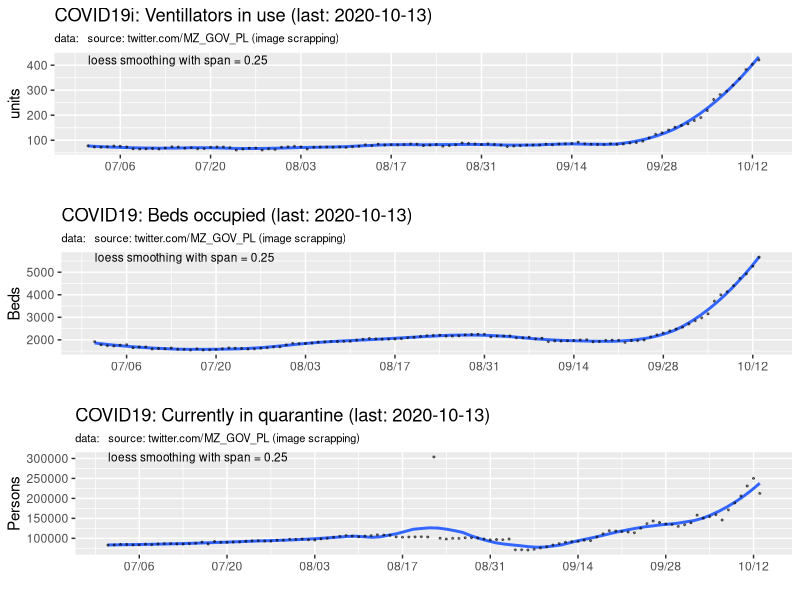

Write R code to recreate this figure.
## Problem dane są w 2 plikach csv
## należy je połączyć i wydrukować jako wykres liniowy
library("dplyr")
library("ggplot2")
library("scales")
library("ggpubr")

spanV <- 0.25
labTxt <- "loess smoothing with span = 0.25"
note <- "data:   source: twitter.com/MZ_GOV_PL (image scrapping)"

d <- read.csv("MZ_units_beds.csv", sep = ';',  header=T, na.string="NA");

last.obs <- last (d$date)
first.obs <- first (d$date)
fstDay <- as.Date(first.obs)

maxUU <- max(d$units)
p1 <- ggplot(d, aes(x= as.Date(date, format="%Y-%m-%d"), y=units )) + 
 geom_smooth(method="loess", se=F, span=spanV) +
 geom_point(size=.4, alpha=.5) +
 xlab(label="") +
 ylab(label="units") +
 theme(plot.subtitle=element_text(size=8, hjust=0, color="black")) +
 scale_x_date( labels = date_format("%m/%d"), breaks = "2 weeks") +
 annotate("text", x = fstDay, y = maxUU, label = labTxt, hjust = 0, size=3) +
 ggtitle(sprintf("COVID19i: Ventillators in use (last: %s)", last.obs), subtitle=note)

maxBB <- max(d$beds)
p2 <- ggplot(d, aes(x= as.Date(date, format="%Y-%m-%d"), y=beds )) + 
 geom_smooth(method="loess", se=F, span=spanV) +
 geom_point(size=.4, alpha=.5) +
 xlab(label="") +
 ylab(label="Beds") +
 scale_x_date( labels = date_format("%m/%d"), breaks = "2 weeks") +
 theme(plot.subtitle=element_text(size=8, hjust=0, color="black")) +
 annotate("text", x = fstDay, y = maxBB, label = labTxt, hjust = 0, size=3) +
 ggtitle(sprintf("COVID19: Beds occupied (last: %s)", last.obs), subtitle=note)

maxPP <- max(d$persons)
p3 <- ggplot(d, aes(x= as.Date(date, format="%Y-%m-%d"), y=persons )) + 
 geom_smooth(method="loess", se=F, span=spanV) +
 geom_point(size=.4, alpha=.5) +
 xlab(label="") +
 ylab(label="Persons") +
 theme(plot.subtitle=element_text(size=8, hjust=0, color="black")) +
 scale_x_date( labels = date_format("%m/%d"), breaks = "2 weeks") +
 annotate("text", x = fstDay, y = maxPP, label = labTxt, hjust = 0, size=3) +
 ggtitle(sprintf("COVID19: Currently in quarantine (last: %s)", last.obs), subtitle=note)

pp <- ggarrange(p1,p2,p3, ncol=1, nrow=3)
ggsave(pp, file='beds_and_ventillators.png', height=11)
